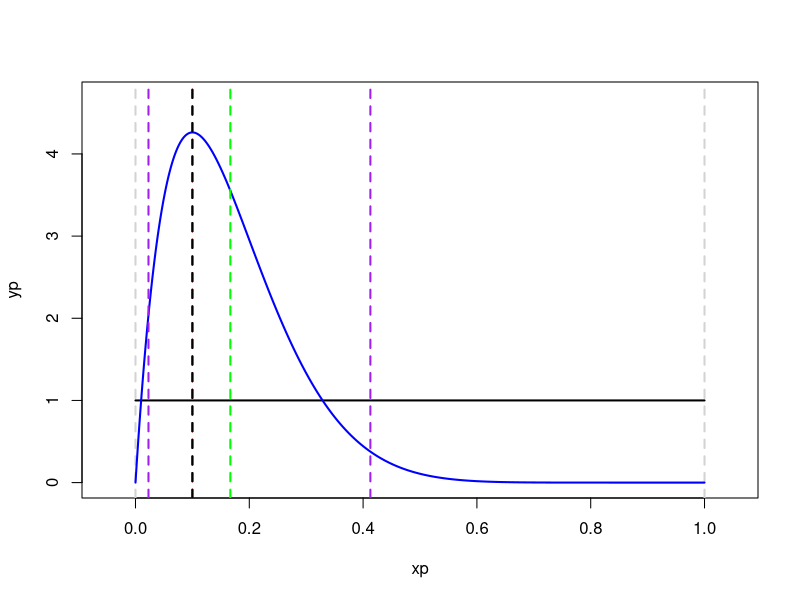

Reproduce this figure in R.
#############################
#    Estimación puntual     #
# Frecuentista Vs Bayesiana #
#     Estimación de  p      #
#############################
# Sea X1,..Xn, una m.a. de una Bernoulli(p)
n <- 10
p <- 0.1
x <- rbinom(n, 1, p)
x

# Visión clásica: EMV de p
x_bar <- mean(x)

# Visión Bayesiana
xp <- seq(0, 1, length.out = 1000)

# 1 Prior
a <- 1
b <- 1
yp <- dbeta(xp, a, b)

# 2 Posterior
s_x <- sum(x)
a_star <- a + s_x
b_star <- n - s_x + b
ypost <- dbeta(xp, a_star, b_star)

# Prior Vs Posterior
ymax <- max(yp, ypost)*1.1
plot(xp, yp, type = "l", lwd = 2, col = "black", 
     xlim = c(-0.05, 1.05), ylim = c(0, ymax))
abline(v = c(0, 1, p), lwd = 2, lty = 2, 
       col = c("lightgray", "lightgray", "red"))

# Posterior
lines(xp, ypost, lwd = 2, col = "blue")

expx <- a_star /(a_star + b_star)
abline(v = c(x_bar, expx), lwd = 2, lty = 2, 
       col = c("black", "green"))

# Ok, esta "bonito" y ¿qué más?
moda_p <- (a_star -1) /(a_star + b_star - 2) 
medi_p <- qbeta(0.5, a_star, b_star)

x_bar
p

expx
moda_p
medi_p


# y, ¿ya? intervalo de credibilidad para - p - del 0.95
ip <- qbeta(c(0.025, 0.975), a_star, b_star)
abline(v = ip, lwd = 2, lty = 2, 
       col = "purple")